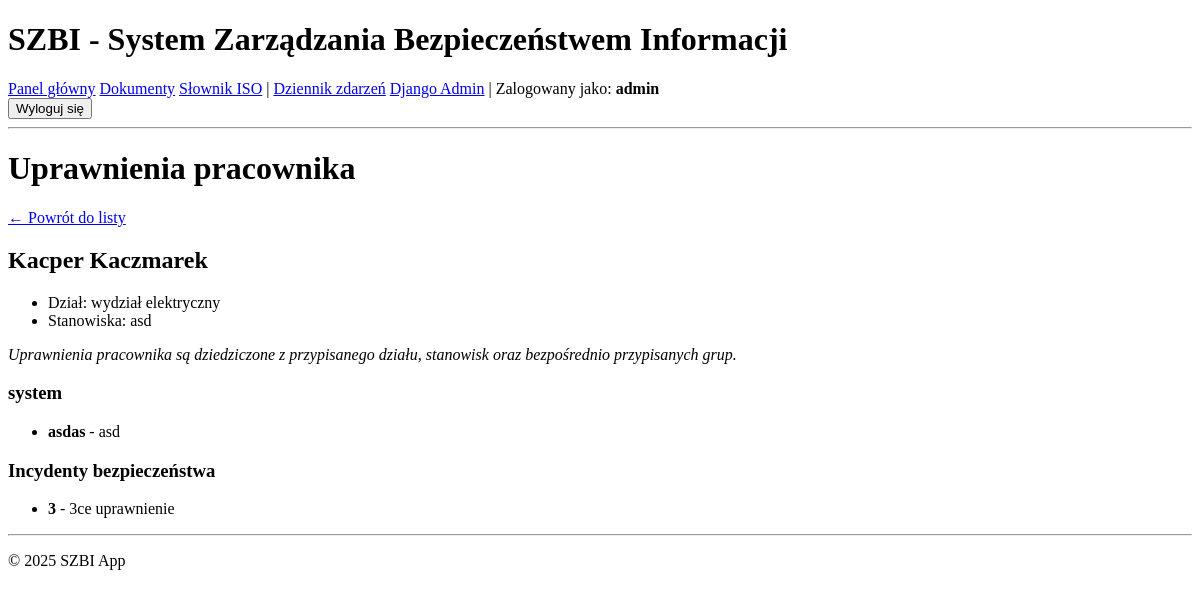
The page /pracownicy/2/uprawnienia/ (signed in) on the database as committed earlier.
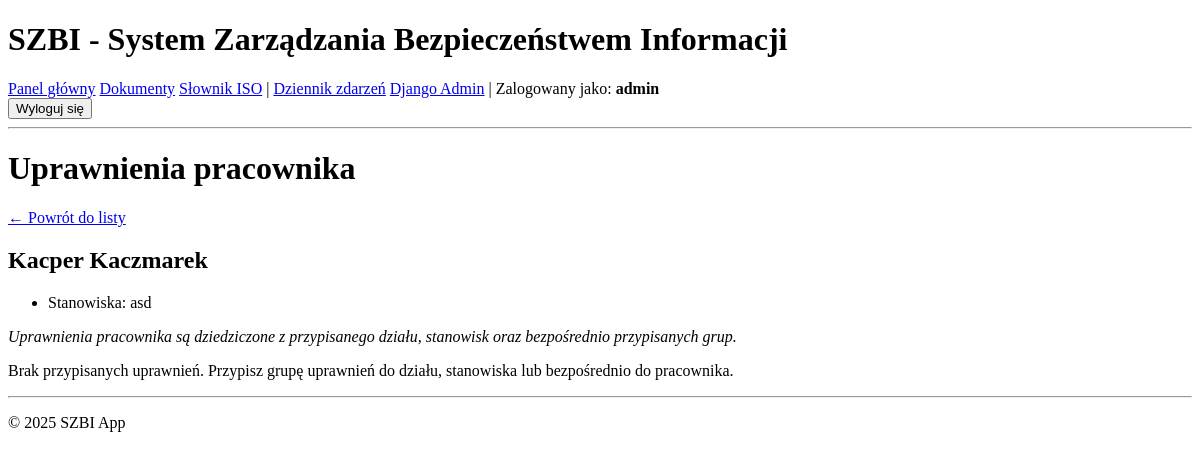
The same page on the database as committed later.
### core/models.py (models this page shows, shortened)
class Employee(models.Model):
    user = models.OneToOneField(
        User,
        on_delete=models.CASCADE,
        related_name='employee',
        verbose_name="Konto użytkownika"
    )
    organization = models.ForeignKey(
        Organization,
        on_delete=models.CASCADE,
        related_name='employees',
        verbose_name="Organizacja"
    )
    department = models.ForeignKey(
        Department,
        on_delete=models.SET_NULL,
        null=True,
        blank=True,
        related_name='employees',
        verbose_name="Dział"
    )
    positions = models.ManyToManyField(
        Position,
        blank=True,
        related_name='employees',
        verbose_name="Stanowiska"
    )
    first_name = models.CharField(max_length=100, verbose_name="Imię")
    last_name = models.CharField(max_length=100, verbose_name="Nazwisko")
    hire_date = models.DateField(verbose_name="Data zatrudnienia", null=True, blank=True)
    is_active = models.BooleanField(default=True, verbose_name="Aktywny")
    created_at = models.DateTimeField(auto_now_add=True, verbose_name="Data utworzenia")
    updated_at = models.DateTimeField(auto_now=True, verbose_name="Data modyfikacji")
    class Meta:
        verbose_name = "Pracownik"
        verbose_name_plural = "Pracownicy"
        ordering = ['last_name', 'first_name']
    def get_full_name(self):
        return f"{self.first_name} {self.last_name}"
    def get_positions_display(self):
        return ", ".join([p.name for p in self.positions.all()])
    def get_permissions(self):
        permissions = set()
        for position in self.positions.all():
            for pa in position.permission_assignments.all():
                for perm in pa.permission_group.permissions.all():
                    permissions.add(perm)
        if self.department:
            for da in self.department.permission_assignments.all():
                for perm in da.permission_group.permissions.all():
                    permissions.add(perm)
        for epg in self.permission_group_assignments.all():
            for perm in epg.permission_group.permissions.all():
                permissions.add(perm)
        return permissions

class Department(models.Model):
    organization = models.ForeignKey(
        Organization,
        on_delete=models.CASCADE,
        related_name='departments',
        verbose_name="Organizacja"
    )
    name = models.CharField(max_length=255, verbose_name="Nazwa działu")
    description = models.TextField(verbose_name="Opis", blank=True)
    parent = models.ForeignKey(
        'self',
        on_delete=models.CASCADE,
        null=True,
        blank=True,
        related_name='subdepartments',
        verbose_name="Dział nadrzędny"
    )
    created_at = models.DateTimeField(auto_now_add=True, verbose_name="Data utworzenia")
    updated_at = models.DateTimeField(auto_now=True, verbose_name="Data modyfikacji")
    class Meta:
        verbose_name = "Dział"
        verbose_name_plural = "Działy"
        ordering = ['organization', 'name']

class Permission(models.Model):
    CATEGORY_CHOICES = [
        ('audits', 'Audyty'),
        ('compliance', 'Deklaracje zgodności'),
        ('documents', 'Dokumenty'),
        ('activity_log', 'Dziennik zdarzeń'),
        ('incidents', 'Incydenty bezpieczeństwa'),
        ('configuration', 'Konfiguracja'),
        ('assets', 'Rejestr aktywów'),
        ('dictionary', 'Wymagania standardów i przepisów'),
        ('logs', 'Logi'),
        ('organization', 'Podmioty / Organizacja'),
        ('users', 'Użytkownicy'),
        ('permissions', 'Uprawnienia'),
    ]
    name = models.CharField(max_length=255, verbose_name="Nazwa uprawnienia", unique=True)
    description = models.TextField(verbose_name="Opis", blank=True)
    category = models.CharField(
        max_length=50,
        choices=CATEGORY_CHOICES,
        default='configuration',
        verbose_name="Kategoria"
    )
    is_system = models.BooleanField(
        default=True,
        verbose_name="Uprawnienie systemowe",
        help_text="Uprawnienia systemowe są predefiniowane i nie można ich usunąć"
    )
    class Meta:
        verbose_name = "Uprawnienie"
        verbose_name_plural = "Uprawnienia"
        ordering = ['category', 'name']

class Position(models.Model):
    organization = models.ForeignKey(
        Organization,
        on_delete=models.CASCADE,
        related_name='positions',
        verbose_name="Organizacja"
    )
    name = models.CharField(max_length=255, verbose_name="Nazwa stanowiska")
    description = models.TextField(verbose_name="Opis", blank=True)
    department = models.ForeignKey(
        Department,
        on_delete=models.SET_NULL,
        null=True,
        blank=True,
        related_name='positions',
        verbose_name="Dział"
    )
    created_at = models.DateTimeField(auto_now_add=True, verbose_name="Data utworzenia")
    updated_at = models.DateTimeField(auto_now=True, verbose_name="Data modyfikacji")
    class Meta:
        verbose_name = "Stanowisko"
        verbose_name_plural = "Stanowiska"
        ordering = ['organization', 'name']

### core/views.py (the view)
# urls.py: path('pracownicy/<int:pk>/uprawnienia/', views.employee_permissions, name='employee_permissions'),
@login_required
@user_passes_test(is_admin)
def employee_permissions(request, pk):
    employee = get_object_or_404(Employee, pk=pk)
    permissions = employee.get_permissions()
    permissions_by_category = {}
    for perm in permissions:
        category = perm.get_category_display()
        if category not in permissions_by_category:
            permissions_by_category[category] = []
        permissions_by_category[category].append(perm)
    return render(request, 'core/employee_permissions.html', {
        'employee': employee,
        'permissions_by_category': permissions_by_category,
    })

### core/views.py (called while the page is built)
def is_admin(user):
    return user.is_staff or user.is_superuser

### templates/core/employee_permissions.html (shortened to what this page needs)
{% extends 'base.html' %}
{% block content %}
<h1>Uprawnienia pracownika</h1>
<p><a href="{% url 'core:employee_list' %}">← Powrót do listy</a></p>
<h2>{{ employee.get_full_name }}</h2>
<ul>
    {% if employee.department %}<li>Dział: {{ employee.department.name }}</li>{% endif %}
    {% if employee.positions.exists %}<li>Stanowiska: {{ employee.get_positions_display }}</li>{% endif %}
</ul>
<p><em>Uprawnienia pracownika są dziedziczone z przypisanego działu, stanowisk oraz bezpośrednio przypisanych grup.</em></p>
{% if permissions_by_category %}
    {% for category, perms in permissions_by_category.items %}
    <h3>{{ category }}</h3>
    <ul>
        {% for perm in perms %}
        <li>
            <strong>{{ perm.name }}</strong>
            {% if perm.description %} - {{ perm.description }}{% endif %}
        </li>
        {% endfor %}
    </ul>
    {% endfor %}
{% else %}
<p>Brak przypisanych uprawnień. Przypisz grupę uprawnień do działu, stanowiska lub bezpośrednio do pracownika.</p>
{% endif %}
{% endblock %}

Rows that differ between the two databases and show on the page:
removed Permission: category "system", name "asdas", description "asd"
removed Permission: category "Incydenty bezpieczeństwa", name "3", description "3ce uprawnienie"
changed Employee "Kacper Kaczmarek": department_id 1 → empty (drawn); department.name "wydział elektryczny" → (not shown)
Other text that changed with them:
text no longer shown: "Dział:"
text now shown: "Brak przypisanych uprawnień. Przypisz grupę uprawnień do działu, stanowiska lub bezpośrednio do pracownika."
